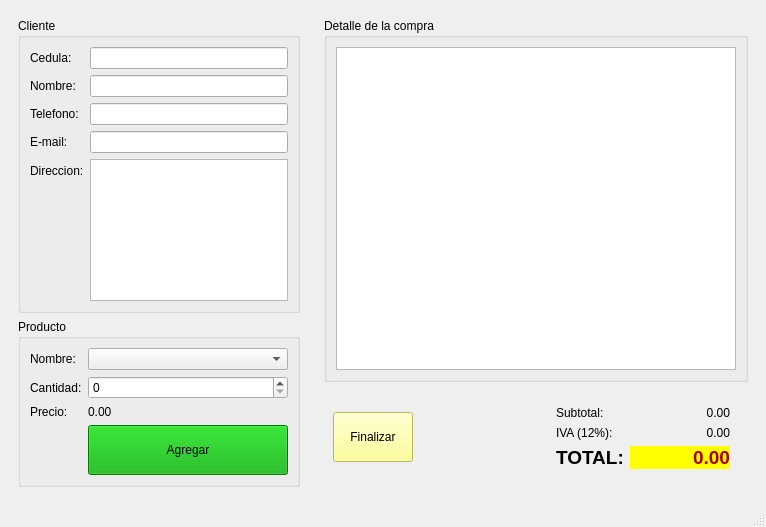
<?xml version="1.0" encoding="UTF-8"?>
<ui version="4.0">
 <class>Tienda</class>
 <widget class="QMainWindow" name="Tienda">
  <property name="geometry">
   <rect>
    <x>0</x>
    <y>0</y>
    <width>766</width>
    <height>527</height>
   </rect>
  </property>
  <property name="windowTitle">
   <string>Tienda</string>
  </property>
  <property name="windowIcon">
   <iconset resource="Recursos.qrc">
    <normaloff>:/Recursos/tienda.png</normaloff>:/Recursos/tienda.png</iconset>
  </property>
  <widget class="QWidget" name="centralwidget">
   <layout class="QHBoxLayout" name="horizontalLayout_2">
    <item>
     <widget class="QWidget" name="widget" native="true">
      <property name="minimumSize">
       <size>
        <width>300</width>
        <height>0</height>
       </size>
      </property>
      <property name="maximumSize">
       <size>
        <width>350</width>
        <height>16777215</height>
       </size>
      </property>
      <layout class="QVBoxLayout" name="verticalLayout">
       <item>
        <widget class="QGroupBox" name="groupBox">
         <property name="title">
          <string>Cliente</string>
         </property>
         <layout class="QFormLayout" name="formLayout">
          <item row="0" column="0">
           <widget class="QLabel" name="label">
            <property name="text">
             <string>Cedula:</string>
            </property>
           </widget>
          </item>
          <item row="0" column="1">
           <widget class="QLineEdit" name="inCedula"/>
          </item>
          <item row="1" column="0">
           <widget class="QLabel" name="label_2">
            <property name="text">
             <string>Nombre:</string>
            </property>
           </widget>
          </item>
          <item row="1" column="1">
           <widget class="QLineEdit" name="inNombre"/>
          </item>
          <item row="2" column="0">
           <widget class="QLabel" name="label_3">
            <property name="text">
             <string>Telefono:</string>
            </property>
           </widget>
          </item>
          <item row="2" column="1">
           <widget class="QLineEdit" name="inTelefono"/>
          </item>
          <item row="3" column="0">
           <widget class="QLabel" name="label_4">
            <property name="text">
             <string>E-mail:</string>
            </property>
           </widget>
          </item>
          <item row="3" column="1">
           <widget class="QLineEdit" name="inEmail"/>
          </item>
          <item row="4" column="0">
           <widget class="QLabel" name="label_5">
            <property name="text">
             <string>Direccion:</string>
            </property>
           </widget>
          </item>
          <item row="4" column="1">
           <widget class="QPlainTextEdit" name="inDireccion">
            <property name="lineWidth">
             <number>3</number>
            </property>
           </widget>
          </item>
         </layout>
        </widget>
       </item>
       <item>
        <widget class="QGroupBox" name="groupBox_2">
         <property name="title">
          <string>Producto</string>
         </property>
         <layout class="QFormLayout" name="formLayout_2">
          <item row="0" column="0">
           <widget class="QLabel" name="label_6">
            <property name="text">
             <string>Nombre:</string>
            </property>
           </widget>
          </item>
          <item row="0" column="1">
           <widget class="QComboBox" name="inProducto"/>
          </item>
          <item row="1" column="0">
           <widget class="QLabel" name="label_7">
            <property name="text">
             <string>Cantidad:</string>
            </property>
           </widget>
          </item>
          <item row="1" column="1">
           <widget class="QSpinBox" name="inCantidad"/>
          </item>
          <item row="2" column="0">
           <widget class="QLabel" name="label_8">
            <property name="text">
             <string>Precio:</string>
            </property>
           </widget>
          </item>
          <item row="2" column="1">
           <widget class="QLabel" name="outPrecio">
            <property name="text">
             <string>0.00</string>
            </property>
           </widget>
          </item>
          <item row="3" column="1">
           <widget class="QPushButton" name="btnAgregar">
            <property name="minimumSize">
             <size>
              <width>0</width>
              <height>50</height>
             </size>
            </property>
            <property name="styleSheet">
             <string notr="true">background-color: rgb(0, 170, 0);</string>
            </property>
            <property name="text">
             <string>Agregar</string>
            </property>
           </widget>
          </item>
         </layout>
        </widget>
       </item>
      </layout>
     </widget>
    </item>
    <item>
     <widget class="QWidget" name="widget_2" native="true">
      <layout class="QVBoxLayout" name="verticalLayout_3">
       <item>
        <widget class="QGroupBox" name="groupBox_3">
         <property name="title">
          <string>Detalle de la compra</string>
         </property>
         <layout class="QVBoxLayout" name="verticalLayout_2">
          <item>
           <widget class="QTableWidget" name="outDetalle">
            <property name="minimumSize">
             <size>
              <width>400</width>
              <height>0</height>
             </size>
            </property>
           </widget>
          </item>
         </layout>
        </widget>
       </item>
       <item>
        <widget class="QWidget" name="widget_3" native="true">
         <layout class="QHBoxLayout" name="horizontalLayout">
          <item>
           <widget class="QPushButton" name="btnFacturar">
            <property name="minimumSize">
             <size>
              <width>0</width>
              <height>50</height>
             </size>
            </property>
            <property name="styleSheet">
             <string notr="true">background-color: rgb(255, 255, 127);</string>
            </property>
            <property name="text">
             <string>Finalizar</string>
            </property>
           </widget>
          </item>
          <item>
           <spacer name="horizontalSpacer">
            <property name="orientation">
             <enum>Qt::Horizontal</enum>
            </property>
            <property name="sizeHint" stdset="0">
             <size>
              <width>106</width>
              <height>20</height>
             </size>
            </property>
           </spacer>
          </item>
          <item>
           <widget class="QWidget" name="widget_4" native="true">
            <layout class="QFormLayout" name="formLayout_3">
             <item row="0" column="0">
              <widget class="QLabel" name="label_10">
               <property name="text">
                <string>Subtotal:</string>
               </property>
              </widget>
             </item>
             <item row="0" column="1">
              <widget class="QLabel" name="outSubtotal">
               <property name="minimumSize">
                <size>
                 <width>100</width>
                 <height>0</height>
                </size>
               </property>
               <property name="text">
                <string>0.00</string>
               </property>
               <property name="textFormat">
                <enum>Qt::PlainText</enum>
               </property>
               <property name="alignment">
                <set>Qt::AlignRight|Qt::AlignTrailing|Qt::AlignVCenter</set>
               </property>
              </widget>
             </item>
             <item row="1" column="0">
              <widget class="QLabel" name="label_11">
               <property name="text">
                <string>IVA (12%):</string>
               </property>
              </widget>
             </item>
             <item row="1" column="1">
              <widget class="QLabel" name="outIva">
               <property name="minimumSize">
                <size>
                 <width>100</width>
                 <height>0</height>
                </size>
               </property>
               <property name="text">
                <string>0.00</string>
               </property>
               <property name="textFormat">
                <enum>Qt::PlainText</enum>
               </property>
               <property name="alignment">
                <set>Qt::AlignRight|Qt::AlignTrailing|Qt::AlignVCenter</set>
               </property>
              </widget>
             </item>
             <item row="2" column="0">
              <widget class="QLabel" name="label_12">
               <property name="font">
                <font>
                 <pointsize>14</pointsize>
                 <weight>75</weight>
                 <bold>true</bold>
                </font>
               </property>
               <property name="text">
                <string>TOTAL:</string>
               </property>
              </widget>
             </item>
             <item row="2" column="1">
              <widget class="QLabel" name="outTotal">
               <property name="minimumSize">
                <size>
                 <width>100</width>
                 <height>0</height>
                </size>
               </property>
               <property name="font">
                <font>
                 <pointsize>14</pointsize>
                 <weight>75</weight>
                 <bold>true</bold>
                </font>
               </property>
               <property name="styleSheet">
                <string notr="true">background-color: rgb(255, 255, 0);
color: rgb(170, 0, 0);</string>
               </property>
               <property name="text">
                <string>0.00</string>
               </property>
               <property name="textFormat">
                <enum>Qt::PlainText</enum>
               </property>
               <property name="alignment">
                <set>Qt::AlignRight|Qt::AlignTrailing|Qt::AlignVCenter</set>
               </property>
              </widget>
             </item>
            </layout>
           </widget>
          </item>
         </layout>
        </widget>
       </item>
      </layout>
     </widget>
    </item>
   </layout>
  </widget>
  <widget class="QMenuBar" name="menubar">
   <property name="geometry">
    <rect>
     <x>0</x>
     <y>0</y>
     <width>766</width>
     <height>20</height>
    </rect>
   </property>
  </widget>
  <widget class="QStatusBar" name="statusbar"/>
 </widget>
 <resources>
  <include location="Recursos.qrc"/>
 </resources>
 <connections/>
</ui>
